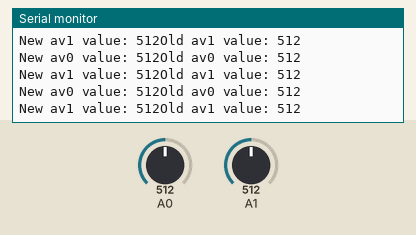
This sketch was run on a simulated Arduino Uno, built with avr-gcc and run on an emulated ATmega328P. Parts: the last lines printed to the serial monitor. The inputs (shaded band) are chosen by the test bench; at power-on: A0 = 512, A1 = 512. No radio packets arrive unless stated.

Above: at 3.2 s.
3.3 s: A0 set to 529
At 4.2 s:
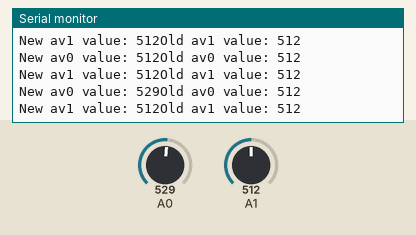
6.3 s: A1 set to 527
At 7.1 s:
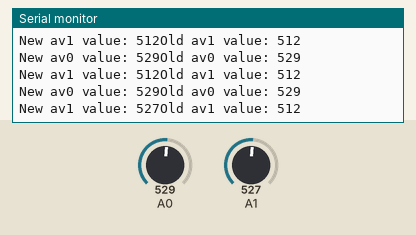
15.3 s: A1 set to 4
At 16.4 s:
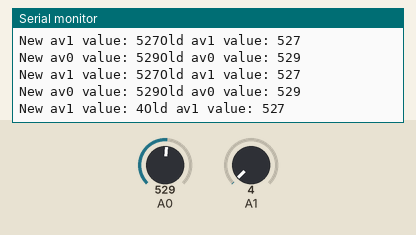
18.3 s: A1 set to 7
At 18.9 s:
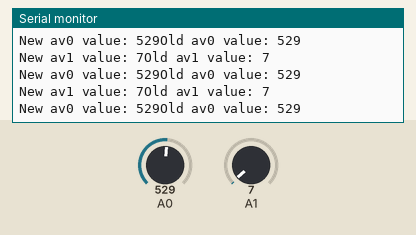
Timing chart, 0 to 21.3 s (numbered marks = the images above; inputs shaded):
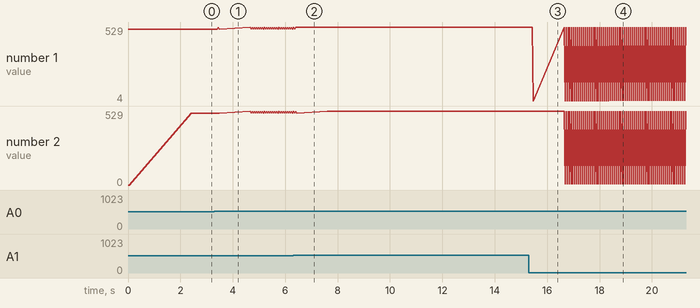

The sketch:

sendMotorsfour.ino
```cpp
#include<SPI.h>
#include<RF24.h>
#include<string.h>

//Setting up the CE and CSN pins
RF24 radio(9,10);

//keeps track of last potentiomer value for comparison with new potentiometer values
int old_potValue0 = 0;
int old_potValue1 = 0;

void setup(void){
  Serial.begin(9600); // begin the serial monitor for debugging purposes
  radio.begin();//Start the radio
  radio.setPALevel(RF24_PA_MAX);//Setting the Power Amplification Level
  radio.setChannel(0x76);//Setting channel
  radio.openWritingPipe(0xF0F0F0F0E1LL);//Open the sending address
  radio.enableDynamicPayloads();//Enable dynamic payloads
  radio.powerUp();//Power up the radio
}
void loop(void) {
  //read the potentiometer values
  int potValue0 = analogRead(A0);
  int potValue1 = analogRead(A1);

  //converts the values to range from 3-12 (which is representative of duty cycle) instead of 0-1023, and appends a 1 or 2
  //to the front, based on whether it is potentiometer 1 or 2
  int angleValue0 = 100 + map(potValue0, 0, 1023, 3, 12);
  int angleValue1 = 200 + map(potValue1, 0, 1020, 3, 12);

  //prints for debugging purposes
  Serial.println("New av0 value: " + (String)potValue0 + "Old av0 value: " + (String)old_potValue0);
  Serial.println("New av1 value: " + (String)potValue1 + "Old av1 value: " + (String)old_potValue1);

  //Sends a signal over radio if the new potentiometer 0 value is different than the old one (with a small range built in)
  if(potValue0 > old_potValue0 + 5 || potValue0 < old_potValue0-5)
  {
      radio.write(&angleValue0, sizeof(angleValue0));//Send the message
      delay(1200);
  }

  //Sends a signal over radio if the new potentiometer 1 value is different than the old one (with a small range built in)
  if(potValue1 > old_potValue1 + 5 || potValue1 < old_potValue1-5)
  {
      radio.write(&angleValue1, sizeof(angleValue1));//Send the message
      delay(1200);
  }
  //float angleValue1 = (13.0/1023.0)*potValue1;

  old_potValue0 = potValue0;
  old_potValue1 = potValue1;
}
```

Measured:
- after the input at 3.3 s, the serial monitor: prints a new line after 0.14 s (image 1)
- after the input at 6.3 s, the serial monitor: prints a new line after 0.14 s (image 2)
- after the input at 15.3 s, the serial monitor: prints a new line after 0.17 s (image 3)
- after the input at 18.3 s, the serial monitor: prints a new line after 0.11 s (image 4)
